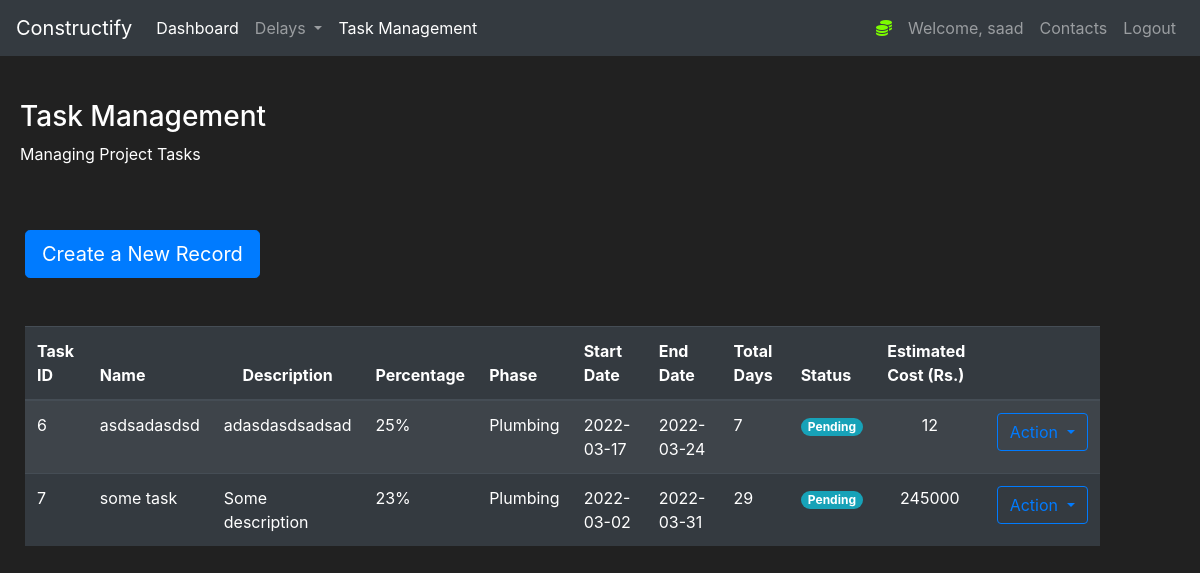
Page /Tasks (signed in) on the earlier database version.
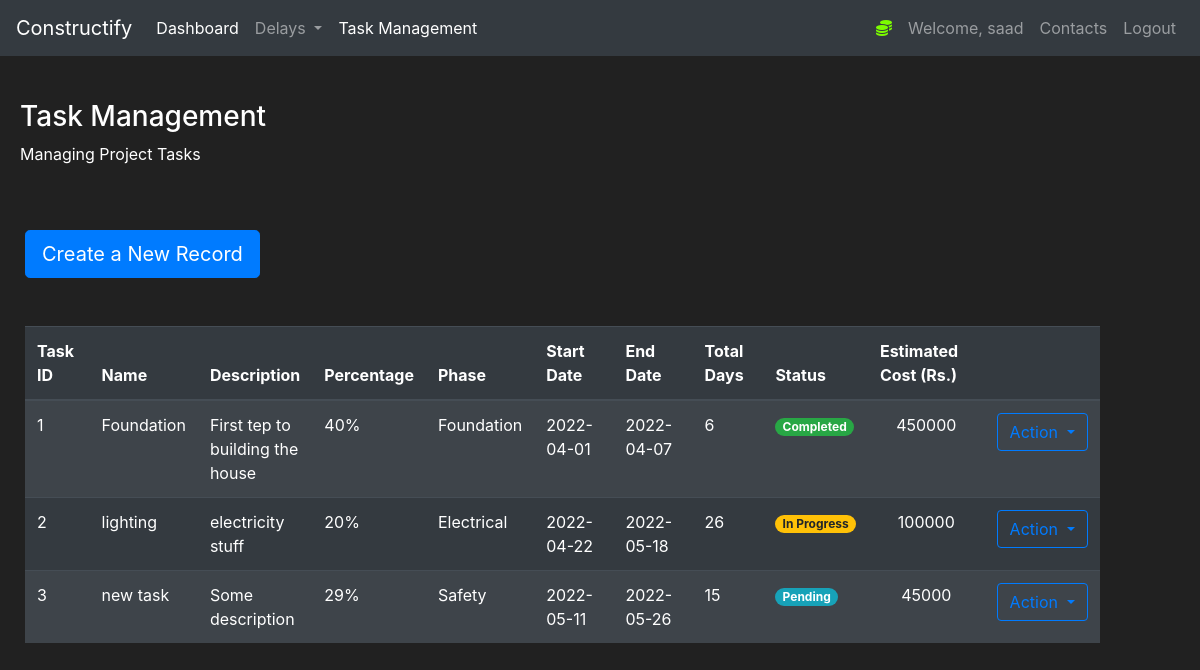
Same page on the later database version.
### construct/models.py (models this page shows, shortened)
class User(db.Model, UserMixin):
    id = db.Column(db.Integer(), nullable=False, primary_key=True)
    username = db.Column(db.String(length=30), nullable=False, unique=True)
    email_address = db.Column(db.String(length=50),
                              nullable=False, unique=True)
    password_hash = db.Column(db.String(length=50),
                              nullable=False, unique=True)
    @property
    def password(self):
        return self.password

class Tasks(db.Model):
    id = db.Column(db.Integer(), nullable=False, primary_key=True)
    Name = db.Column(db.String(length=30), nullable=False)
    description = db.Column(db.String(length=30), nullable=False)
    phase = db.Column(db.String(length=30), nullable=False)
    Percentage = db.Column(db.Integer(), nullable=False)
    start_date = db.Column(db.String(length=30), nullable=False)
    end_date = db.Column(db.String(length=30), nullable=False)
    status = db.Column(db.String(length=30), nullable=True, default="Pending")
    total_estimated_cost = db.Column(db.String(length=30), nullable=False)
    total_days = db.Column(db.Integer(), nullable=False)

### construct/routes.py (the view, shortened to what this page needs)
@app.route("/Tasks", methods=['GET', 'POST'])
@login_required
def Taskpage():
    taskform = TaskForm()
    tasks = Tasks.query.all()
    pending_tasks= Tasks.query.filter(Tasks.status == "Pending").count()
    completed_tasks= Tasks.query.filter(Tasks.status == "Completed").count()
    inprogress_tasks= Tasks.query.filter(Tasks.status == "In Progress").count()
    data = {'Task' : 'Status', 'Pending' : pending_tasks, 'In Progress' : inprogress_tasks, 'Completed' : completed_tasks}
    if request.method == "GET":
        return render_template('Tasks.html', tasks=tasks, taskform=taskform, inprogress_tasks=inprogress_tasks,completed_tasks=completed_tasks, pending_tasks=pending_tasks, data=data)

### construct/models.py (called while the page is built)
@login_manager.user_loader
def load_user(user_id):
    return User.query.get(int(user_id))

### construct/templates/Tasks.html (shortened to what this page needs)
{% extends 'base.html' %}
{% block content%}
<div style="margin-top:20px;margin-left:20px">
    <h3>Task Management</h3>
    <p>Managing Project Tasks</p>
</div>
<div class="row" style="margin-top:20px;margin-left:10px">
    <div class="col-11">
        <br>
        <button type="button" class="btn btn-primary btn-lg" data-toggle="modal" data-target="#TaskModal"
            data-whatever="@mdo">Create a New Record</button>
        <br><br><br>
        <table class="table table-striped table-dark">
            <thead>
                <tr>
                    <th scope="col">Task ID</th>
                    <th scope="col">Name</th>
                    <th width="10% scope=" col">
                        <center>Description</center>
                    </th>
                    <th width="10% scope=" col">Percentage</th>
                    <th scope="col">Phase</th>
                    <th scope="col">Start Date</th>
                    <th scope="col">End Date</th>
                    <th scope="col">Total Days</th>
                    <th scope="col">Status</th>
                    <th scope="col">Estimated Cost (Rs.)</th>
                    <th scope="col"></th>
                </tr>
            </thead>
            <tbody>
                {% for task in tasks %}
                <tr>
                    <td>{{task.id}}</td>
                    <td>{{task.Name}}</td>
                    <td width="5%">{{task.description}}</td>
                    <td width="5%">{{task.Percentage}}%</td>
                    <td>{{task.phase}}</td>
                    <td>{{task.start_date}}</td>
                    <td>{{task.end_date}}</td>
                    <td>{{task.total_days}}</td>
                    {% if 'Pending' in task.status %}
                    <td><span class="badge badge-pill badge-info">{{task.status}}</span></td>
                    {% endif %}
                    {% if 'Completed' in task.status %}
                    <td><span class="badge badge-pill badge-success">{{task.status}}</span></td>
                    {% endif %}
                    {% if 'In Progress' in task.status %}
                    <td><span class="badge badge-pill badge-warning">{{task.status}}</span></td>
                    {% endif %}
                    <td>
                        <center>{{task.total_estimated_cost}}</center>
                    </td>
                    <td>
                        <div class="btn-group">
                            <button type="button" class="btn btn-outline-primary dropdown-toggle" data-toggle="dropdown"
                                aria-haspopup="true" aria-expanded="false">
                                Action
                            </button>
                        </div>
                    </td>
                </tr>
                {% endfor %}
            </tbody>
        </table>
    </div>
</div>
</div>
{% endblock %}

### construct/templates/base.html (shortened to what this page needs)
<!doctype html>
<html lang="en">
<head>
    <link rel="stylesheet" href="https://cdn.jsdelivr.net/npm/bootstrap@4.5.3/dist/css/bootstrap.min.css"
>
</head>
<body>
    <div id="content">
        <nav class="navbar navbar-expand-md navbar-dark bg-dark">
            <a class="navbar-brand" href="#">Constructify</a>
            <div class="collapse navbar-collapse" id="navbarNav">
                <ul class="navbar-nav mr-auto">
                    <li class="nav-item active">
                        <a class="nav-link" href="{{url_for('homepage')}}">Dashboard </a>
                    </li>
                    <li class="nav-item dropdown">
                        <a class="nav-link dropdown-toggle" href="{{url_for('delaypage')}}" id="navbarDropdown"
                            role="button" data-toggle="dropdown" aria-haspopup="true" aria-expanded="false">
                            Delays
                        </a>
                    </li>
                    <li class="nav-item active">
                        <a class="nav-link" href="{{url_for('Taskpage')}}">Task Management </a>
                    </li>
                </ul>
                {% if current_user.is_authenticated %}
                <ul class="navbar-nav">
                    <li class="nav-item">
                    <li class="nav-item">
                        <a class="nav-link" style="color: lawngreen; font-weight:bold">
                            <i class="fas fa-coins"></i>
                        </a>
                    </li>
                    <a class="nav-link">Welcome, {{ current_user.username }}</a>
                    </li>
                    <li class="nav-item">
                        <a class="nav-link" href="{{url_for('Contactspage')}}">Contacts</a>
                    </li>
                    <li class="nav-item">
                        <a class="nav-link" href="{{url_for('logout_page')}}">Logout</a>
                    </li>
                    {% endif %}
            </div>
        </nav>
        <br>
        {% block content%}
        {% endblock %}
</body>
</html>

### construct/templates/base.html (style rules this page uses)
body { background-color: #212121; color: white }

Differences in the rows shown:
removed Tasks: id "6", Name "asdsadasdsd", description "adasdasdsadsad", Percentage "25", phase "Plumbing", start_date "2022-03-17", end_date "2022-03-24", total_days "7", status "Pending", total_estimated_cost "12"
removed Tasks: id "7", Name "some task", description "Some description", Percentage "23", phase "Plumbing", start_date "2022-03-02", end_date "2022-03-31", total_days "29", status "Pending", total_estimated_cost "245000"
added Tasks: id "1", Name "Foundation", description "First tep to building the house", Percentage "40", phase "Foundation", start_date "2022-04-01", end_date "2022-04-07", total_days "6", status "Completed", total_estimated_cost "450000"
added Tasks: id "2", Name "lighting", description "electricity stuff", Percentage "20", phase "Electrical", start_date "2022-04-22", end_date "2022-05-18", total_days "26", status "In Progress", total_estimated_cost "100000"
added Tasks: id "3", Name "new task", description "Some description", Percentage "29", phase "Safety", start_date "2022-05-11", end_date "2022-05-26", total_days "15", status "Pending", total_estimated_cost "45000"
